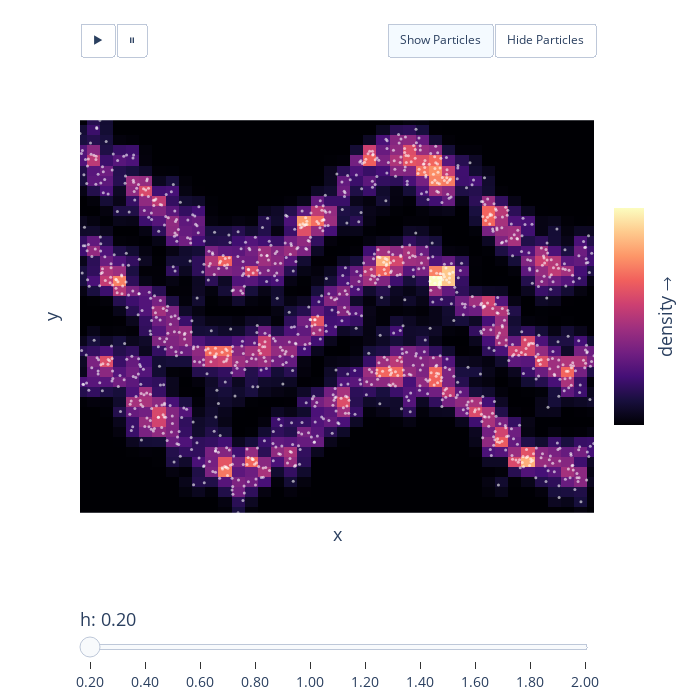

Notebook cell for this chart:
### Markdown cell above
# Visualizing the effect of the choice of `h`

### Code cell
# Pre-calculate all density grids
all_density_grids = {}
for h in h_values:
    density_grid = np.zeros((len(xgrid), len(ygrid)))
    for i, x in enumerate(xgrid):
        for j, y in enumerate(ygrid):
            density_grid[i, j] = density_i(np.array([x, y]), pos, masses, h=h)
    all_density_grids[h] = density_grid

# Get axis limits from particle positions
xmin, xmax = pos[:, 0].min(), pos[:, 0].max()
ymin, ymax = pos[:, 1].min(), pos[:, 1].max()

# Create frames that ONLY update the heatmap (trace index 0)
frames = []
for h in h_values:
    density_grid = all_density_grids[h]
    frame = go.Frame(
        data=[
            go.Heatmap(
                z=density_grid.T,
                x=xgrid,
                y=ygrid,
                colorscale="Magma",
                colorbar=dict(
                    title=dict(text="density →", side="right", font=dict(size=18)),
                    tickvals=[],
                    len=0.5,
                    y=0.5,
                    yanchor="middle",
                ),
            ),
        ],
        name=f"h={h:.2f}",
        traces=[0],
    )
    frames.append(frame)

# Create the initial plot with scatter points
initial_density_grid = all_density_grids[initial_h]

# Create the figure with both heatmap and scatter
fig = go.Figure(
    data=[
        go.Heatmap(
            z=initial_density_grid.T,
            x=xgrid,
            y=ygrid,
            colorscale="Magma",
            colorbar=dict(
                title=dict(text="density →", side="right", font=dict(size=18)),
                tickvals=[],
                len=0.5,
                y=0.5,
                yanchor="middle",
            ),
        ),
        go.Scatter(
            x=pos[:, 0],
            y=pos[:, 1],
            mode='markers',
            marker=dict(color='white', size=3, opacity=0.6),
            name='Particles',
            visible=True,
        )
    ],
    layout=go.Layout(
        xaxis=dict(
            title=dict(text="x", font=dict(size=18)),
            constrain="domain",
            range=[xmin, xmax],
            showticklabels=False,
        ),
        yaxis=dict(
            title=dict(text="y", font=dict(size=18)),
            scaleanchor="x",
            scaleratio=1,
            constrain="domain",
            range=[ymin, ymax],
            showticklabels=False,
        ),
        width=700,
        height=700,
        margin=dict(t=80),
        sliders=[
            dict(
                active=0,
                currentvalue={"prefix": "h: ", "font": {"size": 18}},
                pad={"t": 50},
                font=dict(size=14),
                steps=[
                    dict(
                        method="animate",
                        args=[
                            [f"h={h:.2f}"],
                            dict(
                                frame=dict(duration=0, redraw=True),
                                mode="immediate",
                                transition=dict(duration=0)
                            ),
                        ],
                        label=f"{h:.2f}",
                    )
                    for h in h_values
                ],
            )
        ],
        updatemenus=[
            dict(
                type="buttons",
                showactive=False,
                direction="left",
                x=0.0,
                y=1.12,
                xanchor="left",
                yanchor="top",
                buttons=[
                    dict(
                        label="▶",
                        method="animate",
                        args=[None, dict(
                            frame=dict(duration=500, redraw=True),
                            fromcurrent=True,
                            transition=dict(duration=0)
                        )],
                    ),
                    dict(
                        label="⏸",
                        method="animate",
                        args=[[None], dict(
                            frame=dict(duration=0, redraw=True),
                            mode="immediate",
                            transition=dict(duration=0)
                        )],
                    ),
                ],
            ),
            dict(
                type="buttons",
                showactive=True,
                direction="left",
                x=1.0,
                y=1.12,
                xanchor="right",
                yanchor="top",
                buttons=[
                    dict(
                        label="Show Particles",
                        method="restyle",
                        args=[{"visible": True}, [1]],
                    ),
                    dict(
                        label="Hide Particles",
                        method="restyle",
                        args=[{"visible": False}, [1]],
                    ),
                ],
            ),
        ],
    ),
    frames=frames,
)

fig.show()

### Figure 1 — Plotly figure (JSON) as saved in the notebook; plotly's stock layout.template omitted (floating-point values rounded to 4 significant figures; data arrays with more than 128 entries replaced by an {"elided": "..."} marker saying what was removed)
{"data": [{"colorbar": {"len": 0.5, "tickvals": [], "title": {"font": {"size": 18}, "side": "right", "text": "density →"}, "y": 0.5, "yanchor": "middle"}, "colorscale": [[0, "#000004"], [0.1111, "#180f3d"], [0.2222, "#440f76"], [0.3333, "#721f81"], [0.4444, "#9e2f7f"], [0.5556, "#cd4071"], [0.6667, "#f1605d"], [0.7778, "#fd9668"], [0.8889, "#feca8d"], [1, "#fcfdbf"]], "type": "heatmap", "x": [0.009143, 0.2651, 0.5211, 0.7771, 1.033, 1.289, 1.545, 1.801, 2.057, 2.313, 2.569, 2.825, 3.081, 3.337, 3.593, 3.849, 4.105, 4.361, 4.617, 4.873, 5.129, 5.385, 5.641, 5.897, 6.153, 6.409, 6.665, 6.921, 7.177, 7.433, 7.689, 7.945, 8.201, 8.457, 8.713, 8.969, 9.225, 9.481, 9.737, 9.993], "y": [-0.351, -0.1556, 0.03984, 0.2353, 0.4307, 0.6261, 0.8215, 1.017, 1.212, 1.408, 1.603, 1.799, 1.994, 2.189, 2.385, 2.58, 2.776, 2.971, 3.167, 3.362, 3.557, 3.753, 3.948, 4.144, 4.339, 4.534, 4.73, 4.925, 5.121, 5.316, 5.512, 5.707, 5.902, 6.098, 6.293, 6.489, 6.684, 6.88, 7.075, 7.27], "z": {"elided": "40x40 float values"}}, {"marker": {"color": "white", "opacity": 0.6, "size": 3}, "mode": "markers", "name": "Particles", "type": "scatter", "visible": true, "x": {"elided": "1200 float values"}, "y": {"elided": "1200 float values"}}], "layout": {"height": 700, "margin": {"t": 80}, "sliders": [{"active": 0, "currentvalue": {"font": {"size": 18}, "prefix": "h: "}, "font": {"size": 14}, "pad": {"t": 50}, "steps": [{"args": [["h=0.20"], {"frame": {"duration": 0, "redraw": true}, "mode": "immediate", "transition": {"duration": 0}}], "label": "0.20", "method": "animate"}, {"args": [["h=0.40"], {"frame": {"duration": 0, "redraw": true}, "mode": "immediate", "transition": {"duration": 0}}], "label": "0.40", "method": "animate"}, {"args": [["h=0.60"], {"frame": {"duration": 0, "redraw": true}, "mode": "immediate", "transition": {"duration": 0}}], "label": "0.60", "method": "animate"}, {"args": [["h=0.80"], {"frame": {"duration": 0, "redraw": true}, "mode": "immediate", "transition": {"duration": 0}}], "label": "0.80", "method": "animate"}, {"args": [["h=1.00"], {"frame": {"duration": 0, "redraw": true}, "mode": "immediate", "transition": {"duration": 0}}], "label": "1.00", "method": "animate"}, {"args": [["h=1.20"], {"frame": {"duration": 0, "redraw": true}, "mode": "immediate", "transition": {"duration": 0}}], "label": "1.20", "method": "animate"}, {"args": [["h=1.40"], {"frame": {"duration": 0, "redraw": true}, "mode": "immediate", "transition": {"duration": 0}}], "label": "1.40", "method": "animate"}, {"args": [["h=1.60"], {"frame": {"duration": 0, "redraw": true}, "mode": "immediate", "transition": {"duration": 0}}], "label": "1.60", "method": "animate"}, {"args": [["h=1.80"], {"frame": {"duration": 0, "redraw": true}, "mode": "immediate", "transition": {"duration": 0}}], "label": "1.80", "method": "animate"}, {"args": [["h=2.00"], {"frame": {"duration": 0, "redraw": true}, "mode": "immediate", "transition": {"duration": 0}}], "label": "2.00", "method": "animate"}]}], "updatemenus": [{"buttons": [{"args": [null, {"frame": {"duration": 500, "redraw": true}, "fromcurrent": true, "transition": {"duration": 0}}], "label": "▶", "method": "animate"}, {"args": [[null], {"frame": {"duration": 0, "redraw": true}, "mode": "immediate", "transition": {"duration": 0}}], "label": "⏸", "method": "animate"}], "direction": "left", "showactive": false, "type": "buttons", "x": 0, "xanchor": "left", "y": 1.12, "yanchor": "top"}, {"buttons": [{"args": [{"visible": true}, [1]], "label": "Show Particles", "method": "restyle"}, {"args": [{"visible": false}, [1]], "label": "Hide Particles", "method": "restyle"}], "direction": "left", "showactive": true, "type": "buttons", "x": 1, "xanchor": "right", "y": 1.12, "yanchor": "top"}], "width": 700, "xaxis": {"constrain": "domain", "range": [0.009143, 9.993], "showticklabels": false, "title": {"font": {"size": 18}, "text": "x"}}, "yaxis": {"constrain": "domain", "range": [-0.351, 7.27], "scaleanchor": "x", "scaleratio": 1, "showticklabels": false, "title": {"font": {"size": 18}, "text": "y"}}}}
